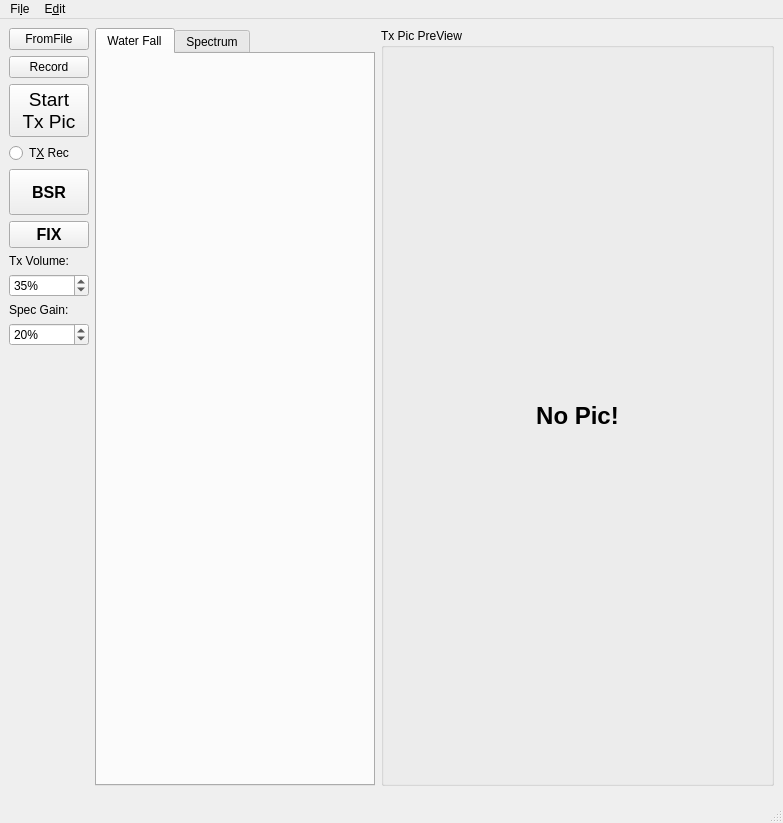
<?xml version="1.0" encoding="UTF-8"?>
<ui version="4.0">
 <class>MainWindow</class>
 <widget class="QMainWindow" name="MainWindow">
  <property name="geometry">
   <rect>
    <x>0</x>
    <y>0</y>
    <width>783</width>
    <height>823</height>
   </rect>
  </property>
  <property name="windowTitle">
   <string>MainWindow</string>
  </property>
  <widget class="QWidget" name="centralwidget">
   <layout class="QGridLayout" name="gridLayout_2">
    <item row="0" column="0">
     <layout class="QVBoxLayout" name="verticalLayout">
      <item>
       <widget class="QPushButton" name="FromFile">
        <property name="text">
         <string>FromFile</string>
        </property>
        <property name="checkable">
         <bool>true</bool>
        </property>
       </widget>
      </item>
      <item>
       <widget class="QPushButton" name="Record">
        <property name="text">
         <string>Record</string>
        </property>
        <property name="checkable">
         <bool>true</bool>
        </property>
       </widget>
      </item>
      <item>
       <widget class="QPushButton" name="TxPic">
        <property name="sizePolicy">
         <sizepolicy hsizetype="Maximum" vsizetype="Maximum">
          <horstretch>0</horstretch>
          <verstretch>0</verstretch>
         </sizepolicy>
        </property>
        <property name="font">
         <font>
          <pointsize>14</pointsize>
         </font>
        </property>
        <property name="text">
         <string>Start
Tx Pic</string>
        </property>
       </widget>
      </item>
     </layout>
    </item>
    <item row="9" column="0" colspan="3">
     <widget class="RxStatus" name="widget" native="true">
      <property name="minimumSize">
       <size>
        <width>0</width>
        <height>0</height>
       </size>
      </property>
     </widget>
    </item>
    <item row="0" column="1" rowspan="9">
     <widget class="QTabWidget" name="tabWf">
      <property name="minimumSize">
       <size>
        <width>0</width>
        <height>748</height>
       </size>
      </property>
      <property name="maximumSize">
       <size>
        <width>280</width>
        <height>16777215</height>
       </size>
      </property>
      <property name="currentIndex">
       <number>0</number>
      </property>
      <widget class="WaterfallWidget" name="WfDisp">
       <property name="sizePolicy">
        <sizepolicy hsizetype="Fixed" vsizetype="Fixed">
         <horstretch>0</horstretch>
         <verstretch>0</verstretch>
        </sizepolicy>
       </property>
       <attribute name="title">
        <string>Water Fall</string>
       </attribute>
      </widget>
      <widget class="ConstellationWidget" name="Spectrum">
       <property name="sizePolicy">
        <sizepolicy hsizetype="Preferred" vsizetype="Preferred">
         <horstretch>0</horstretch>
         <verstretch>0</verstretch>
        </sizepolicy>
       </property>
       <property name="font">
        <font>
         <pointsize>20</pointsize>
         <weight>75</weight>
         <bold>true</bold>
        </font>
       </property>
       <attribute name="title">
        <string>Spectrum</string>
       </attribute>
       <layout class="QGridLayout" name="gridLayout_3"/>
      </widget>
     </widget>
    </item>
    <item row="1" column="0">
     <widget class="QRadioButton" name="TX_Rec">
      <property name="text">
       <string>T&amp;X Rec</string>
      </property>
     </widget>
    </item>
    <item row="2" column="0">
     <widget class="QPushButton" name="Bsr">
      <property name="enabled">
       <bool>true</bool>
      </property>
      <property name="minimumSize">
       <size>
        <width>0</width>
        <height>46</height>
       </size>
      </property>
      <property name="font">
       <font>
        <pointsize>12</pointsize>
        <weight>75</weight>
        <bold>true</bold>
       </font>
      </property>
      <property name="text">
       <string>BSR</string>
      </property>
     </widget>
    </item>
    <item row="3" column="0">
     <widget class="QPushButton" name="Fix">
      <property name="enabled">
       <bool>true</bool>
      </property>
      <property name="font">
       <font>
        <pointsize>12</pointsize>
        <weight>75</weight>
        <bold>true</bold>
       </font>
      </property>
      <property name="text">
       <string>FIX</string>
      </property>
     </widget>
    </item>
    <item row="8" column="0">
     <spacer name="verticalSpacer">
      <property name="orientation">
       <enum>Qt::Vertical</enum>
      </property>
      <property name="sizeHint" stdset="0">
       <size>
        <width>20</width>
        <height>40</height>
       </size>
      </property>
     </spacer>
    </item>
    <item row="0" column="2" rowspan="9">
     <widget class="QGroupBox" name="groupBox">
      <property name="sizePolicy">
       <sizepolicy hsizetype="Preferred" vsizetype="Preferred">
        <horstretch>0</horstretch>
        <verstretch>0</verstretch>
       </sizepolicy>
      </property>
      <property name="title">
       <string>Tx Pic PreView</string>
      </property>
      <layout class="QGridLayout" name="gridLayout">
       <item row="0" column="0">
        <widget class="DropArea" name="imgView">
         <property name="sizePolicy">
          <sizepolicy hsizetype="Ignored" vsizetype="Ignored">
           <horstretch>0</horstretch>
           <verstretch>0</verstretch>
          </sizepolicy>
         </property>
         <property name="font">
          <font>
           <pointsize>18</pointsize>
           <weight>75</weight>
           <bold>true</bold>
          </font>
         </property>
         <property name="text">
          <string>No Pic!</string>
         </property>
         <property name="alignment">
          <set>Qt::AlignCenter</set>
         </property>
        </widget>
       </item>
      </layout>
     </widget>
    </item>
    <item row="5" column="0">
     <widget class="QSpinBox" name="spinBox">
      <property name="suffix">
       <string>%</string>
      </property>
      <property name="prefix">
       <string/>
      </property>
      <property name="maximum">
       <number>100</number>
      </property>
      <property name="value">
       <number>35</number>
      </property>
     </widget>
    </item>
    <item row="4" column="0">
     <widget class="QLabel" name="label">
      <property name="text">
       <string>Tx Volume:</string>
      </property>
     </widget>
    </item>
    <item row="7" column="0">
     <widget class="QSpinBox" name="SpecGain">
      <property name="suffix">
       <string>%</string>
      </property>
      <property name="value">
       <number>20</number>
      </property>
     </widget>
    </item>
    <item row="6" column="0">
     <widget class="QLabel" name="label_2">
      <property name="text">
       <string>Spec Gain:</string>
      </property>
     </widget>
    </item>
   </layout>
  </widget>
  <widget class="QMenuBar" name="menubar">
   <property name="geometry">
    <rect>
     <x>0</x>
     <y>0</y>
     <width>783</width>
     <height>19</height>
    </rect>
   </property>
   <widget class="QMenu" name="menuFilw">
    <property name="title">
     <string>Fi&amp;le</string>
    </property>
   </widget>
   <widget class="QMenu" name="menuEdit">
    <property name="title">
     <string>E&amp;dit</string>
    </property>
    <addaction name="actionSound_Card"/>
    <addaction name="actionDrm_Settings"/>
   </widget>
   <addaction name="menuFilw"/>
   <addaction name="menuEdit"/>
  </widget>
  <widget class="QStatusBar" name="statusbar"/>
  <action name="actionSound_Card">
   <property name="text">
    <string>&amp;Sound Card</string>
   </property>
  </action>
  <action name="actionDrm_Settings">
   <property name="text">
    <string>&amp;Drm Settings</string>
   </property>
  </action>
 </widget>
 <customwidgets>
  <customwidget>
   <class>WaterfallWidget</class>
   <extends>QWidget</extends>
   <header>waterfallwidget.h</header>
   <container>1</container>
  </customwidget>
  <customwidget>
   <class>RxStatus</class>
   <extends>QWidget</extends>
   <header>rxstatus.h</header>
   <container>1</container>
  </customwidget>
  <customwidget>
   <class>DropArea</class>
   <extends>QLabel</extends>
   <header>TxPreview/droparea.h</header>
   <slots>
    <signal>pic_changed(QString)</signal>
    <slot>on_pic_changed(QString)</slot>
   </slots>
  </customwidget>
  <customwidget>
   <class>ConstellationWidget</class>
   <extends>QWidget</extends>
   <header>constellationwidget.h</header>
   <container>1</container>
  </customwidget>
 </customwidgets>
 <resources/>
 <connections>
  <connection>
   <sender>imgView</sender>
   <signal>pic_changed(QString)</signal>
   <receiver>MainWindow</receiver>
   <slot>on_pic_changed(QString)</slot>
   <hints>
    <hint type="sourcelabel">
     <x>568</x>
     <y>163</y>
    </hint>
    <hint type="destinationlabel">
     <x>446</x>
     <y>23</y>
    </hint>
   </hints>
  </connection>
  <connection>
   <sender>spinBox</sender>
   <signal>valueChanged(int)</signal>
   <receiver>MainWindow</receiver>
   <slot>onVolumeChanged(int)</slot>
   <hints>
    <hint type="sourcelabel">
     <x>183</x>
     <y>297</y>
    </hint>
    <hint type="destinationlabel">
     <x>184</x>
     <y>305</y>
    </hint>
   </hints>
  </connection>
  <connection>
   <sender>SpecGain</sender>
   <signal>valueChanged(int)</signal>
   <receiver>MainWindow</receiver>
   <slot>onSpecChanged(int)</slot>
   <hints>
    <hint type="sourcelabel">
     <x>81</x>
     <y>329</y>
    </hint>
    <hint type="destinationlabel">
     <x>119</x>
     <y>361</y>
    </hint>
   </hints>
  </connection>
 </connections>
 <slots>
  <slot>on_pic_changed(QString)</slot>
  <slot>on_SendGlitch_ckicked()</slot>
  <slot>on_BSR_clicked()</slot>
  <slot>onVolumeChanged(int)</slot>
  <slot>onSpecChanged(int)</slot>
 </slots>
</ui>
